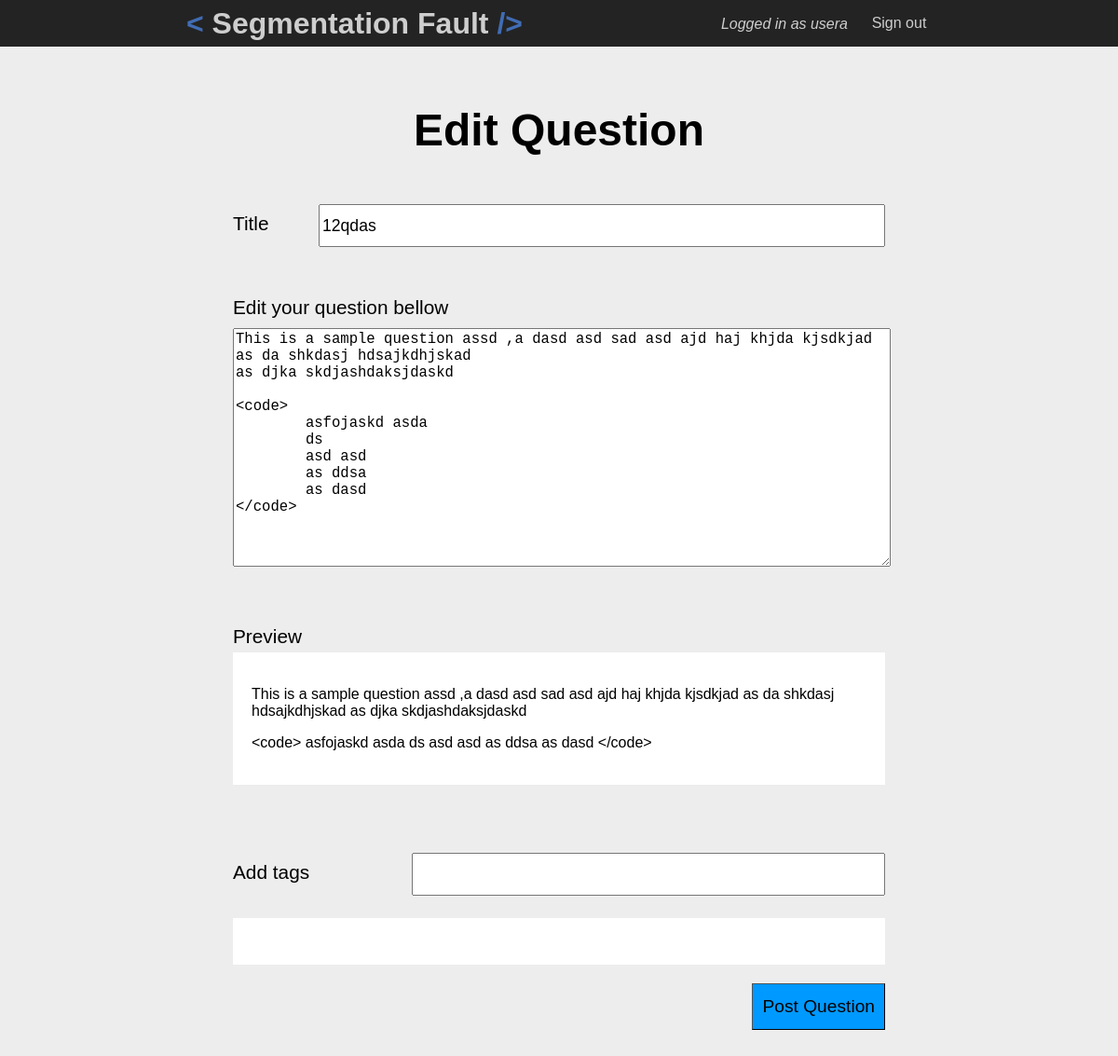
The app's page /?p=editquestion&qid=122 (signed in) with its own data.
### tables this page shows
CREATE TABLE IF NOT EXISTS `question` (
  `qid` int(11) NOT NULL AUTO_INCREMENT,
  `title` varchar(45) NOT NULL,
  `html` longblob NOT NULL,
  `user` int(11) NOT NULL,
  `post_date` date NOT NULL,
  `edit_date` date DEFAULT NULL,
  PRIMARY KEY (`qid`),
  KEY `question_user_key_idx` (`user`)
);

### controller/EditQuestionController.php (called while the page is built, shortened)
<?php
	include_once 'model/Question.php';
	class EditQuestionController extends Controller{
		public function handle(){
			if(isset($_SESSION['uid']) && isset($_GET['qid']) && SimpleUser::ownsQuestion($_SESSION['uid'],$_GET['qid'])){
				$question = new Question();
				$question->create($_GET['qid']);
			}else{
				header("Location: ?p=home");
                die();
			}
			$args["question"] = $question;
			$this->showView($args);
		}
	}

### index.php (called while the page is built, shortened)
<?php
    include 'view/template.php';

### model/Question.php (called while the page is built, shortened)
<?php
    include_once($ajax."utils/Database.php");
    include_once $ajax.'utils/Parsedown.php';
    class Question implements Votable{
        private $html;
        private $title;
        public function create($id){
            $dbConnection = new DatabaseConnection();
            $query = new DatabaseQuery("select * from question where qid=?" ,$dbConnection);
            $query->addParameter('i',$id);
            $set  = $query->execute();
            $row  = $set->next();
            $this->title = $row["title"];
            $this->html = $row["html"];
            return true;
        }
        public function getHtml(){
            return $this->html;
        }
        public function getTitle(){
            return $this->title;
        }
        public function getHtmlParsed(){
            $parsedown = new Parsedown();
            return $parsedown->setMarkupEscaped(true)->text($this->html);
        }
    }

### utils/Database.php (called while the page is built, shortened)
<?php
    class DatabaseConnection{
        private $mysql;
        public function __construct($hostname = "localhost" ,$user = "root" ,$pass = "dbpass",$database = "mydb",$socket = "null",$port = "null"){
            if($port!="null" && $socket!="null"){
            }else{
                $this->mysql = new mysqli($hostname,$user,$pass,$database);
            }
        }
        public function getConnection(){
            return $this->mysql;
        }
    }
    class DatabaseQuery{
        private $query;
        private $connection;
        public function __construct($query,$connection){
            $this->query = $connection->getConnection()->prepare($query);
            $this->connection = $connection;
        }
        public function addParameter($param_types){
            $args = array_slice(func_get_args(),1);
            $params = array();
            $params[] = & $param_types;
            for($i=0 ; $i<count($args) ;$i++)
                $params[] = & $args[$i];
            call_user_func_array(array($this->query, 'bind_param'), $params);
        }
        public function execute(){
            $this->query->execute() or die(mysqli_error($this->connection->getConnection()));
            $result = $this->query->get_result();
            $resultSet = new ResultSet($result);
            return $resultSet;
        }
    }

### view/edit_question.php (the view, shortened to what this page needs)
<div id="ContentWraper">
    <h1 id="ContentTitle">Edit Question</h1>
    <form method="post">
        <div class="sub_section">
            <p class="label">Title</p>
            <input type="text" name="title" class="textfield" value="<?php
            	print $args['question']->getTitle();
            ?>">
        </div>
        <div class="sub_section">
            <p class="label">Edit your question bellow</p>
            <br>
            <textarea id="questionField" name="question"><?php
            		print $args['question']->getHtml();
            	?></textarea>
        </div>
        <div class="sub_section">
            <p class="label">Preview</p>
            <div id="markdown" class="markdown">
            	<?php
            		print $args['question']->getHtmlParsed();
            	?>
            </div>
        </div>
        <div class="sub_section">
            <p class="label">Add tags</p>
            <input type="text" class="textfield" id="tagTextfield" autocomplete="off">
        </div>
        <div id="selectedTags">
        </div>
        <div class="sub_section">
            <input class="button" type="submit" value="Post Question">
        </div>
    </form>
</div>

### view/css/main.css (style rules this page uses)
body { margin:0px; padding:0px; font-family:"Ubuntu", "lucida grande", tahoma, verdana, arial, sans-serif; background-color: #ededed; }

### view/css/edit_question.css (style rules this page uses)
#ContentWraper { width:700px; margin:0px auto 50px auto; padding:30px 50px; }
#ContentTitle { font-size:3em; text-align:center; }
.label { display:inline-block; font-size:1.3em; margin-top:29px; margin-bottom:0px; }
#questionField { width:100%; min-height:250px; margin:10px 0px; font-size:1.2em; }
#markdown { width:660px; margin-top:5px; background-color:#fff; padding:20px; }
.textfield { width:600px; height:40px; margin-top:20px; float:right; font-size:1.1em; }
#tagTextfield { width:500px; }
.sub_section { margin-bottom:20px; min-height:70px; position:static; }
.button { padding:0px 10px; margin-top:20px; height:50px; float:right; background-color:#0099ff; border-width:1px; font-size:1.2em; }
#selectedTags { width:100%; height:50px; background-color:#fff; }

### records on screen
question: title "12qdas", question "This is a sample question assd ,a dasd asd sad asd ajd haj khjda kjsdkjad as da shkdasj hdsajkdhjskad as djka skdjashdaksjdaskd <code> asfojaskd asda ds asd asd as ddsa as dasd </code>", html "< > < >"

### other values on screen
$_SESSION["username"] "usera"
preg_replace('/(?:[ ][ ]+|[ ]*\\\\)\n/', "<br />\n", $text) "This is a sample question assd ,a dasd asd sad asd ajd haj khjda kjsdkjad as da shkdasj hdsajkdhjskad as djka skdjashdaksjdaskd code asfojaskd asda ds asd asd as ddsa as dasd /code"
